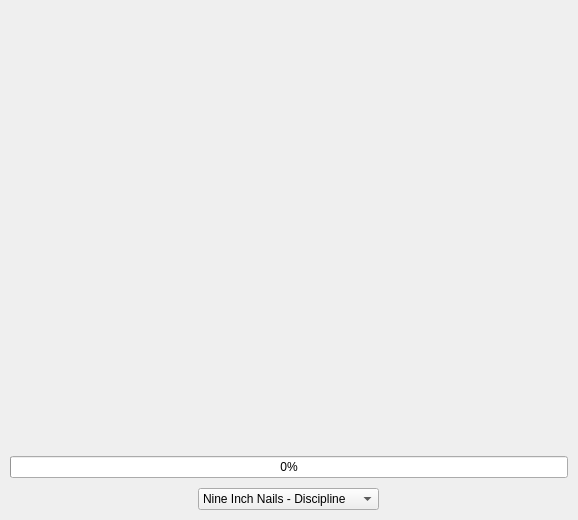
<?xml version="1.0" encoding="UTF-8"?>
<ui version="4.0">
 <class>Installation</class>
 <widget class="QWidget" name="Installation">
  <property name="geometry">
   <rect>
    <x>0</x>
    <y>0</y>
    <width>578</width>
    <height>520</height>
   </rect>
  </property>
  <property name="windowTitle">
   <string>Installation</string>
  </property>
  <layout class="QVBoxLayout" name="verticalLayout">
   <property name="spacing">
    <number>10</number>
   </property>
   <property name="margin">
    <number>10</number>
   </property>
   <item>
    <spacer name="verticalSpacer_2">
     <property name="orientation">
      <enum>Qt::Vertical</enum>
     </property>
     <property name="sizeHint" stdset="0">
      <size>
       <width>20</width>
       <height>40</height>
      </size>
     </property>
    </spacer>
   </item>
   <item>
    <widget class="QLabel" name="imageHolder">
     <property name="text">
      <string/>
     </property>
     <property name="alignment">
      <set>Qt::AlignCenter</set>
     </property>
    </widget>
   </item>
   <item>
    <spacer name="verticalSpacer">
     <property name="orientation">
      <enum>Qt::Vertical</enum>
     </property>
     <property name="sizeHint" stdset="0">
      <size>
       <width>20</width>
       <height>40</height>
      </size>
     </property>
    </spacer>
   </item>
   <item>
    <widget class="QLabel" name="busyLabel">
     <property name="enabled">
      <bool>true</bool>
     </property>
     <property name="text">
      <string/>
     </property>
     <property name="alignment">
      <set>Qt::AlignCenter</set>
     </property>
    </widget>
   </item>
   <item>
    <widget class="QLabel" name="statusLabel">
     <property name="text">
      <string/>
     </property>
     <property name="alignment">
      <set>Qt::AlignCenter</set>
     </property>
    </widget>
   </item>
   <item>
    <widget class="QProgressBar" name="progressBar">
     <property name="value">
      <number>0</number>
     </property>
    </widget>
   </item>
   <item>
    <layout class="QGridLayout" name="gridLayout">
     <item row="0" column="0">
      <widget class="QComboBox" name="comboBox">
       <property name="sizePolicy">
        <sizepolicy hsizetype="Fixed" vsizetype="Fixed">
         <horstretch>0</horstretch>
         <verstretch>0</verstretch>
        </sizepolicy>
       </property>
       <item>
        <property name="text">
         <string>Nine Inch Nails - Discipline</string>
        </property>
       </item>
       <item>
        <property name="text">
         <string>Severed Fifth - War</string>
        </property>
       </item>
       <item>
        <property name="text">
         <string>Dunkelstern - Out of the box</string>
        </property>
       </item>
      </widget>
     </item>
    </layout>
   </item>
  </layout>
 </widget>
 <resources>
  <include location="installer.qrc"/>
 </resources>
 <connections/>
</ui>
